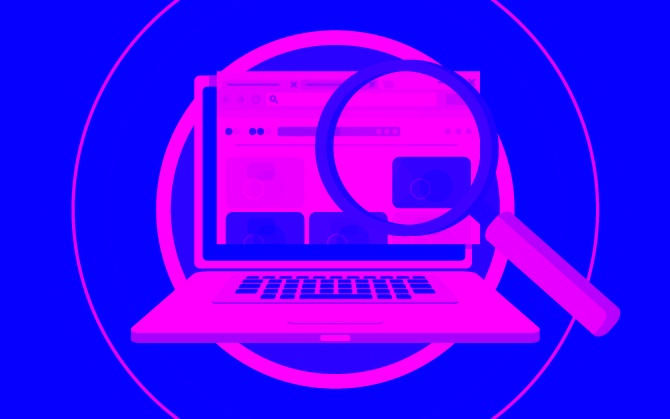
//> input picture OpenMP/images/export.jpeg, 670 x 419 px
$ ./test images/export.jpeg   (built with g++ and OpenCV 4)
//> lines starting //> are read from the running program, lines starting //| are printed output that depends on the picture
#include <stdio.h>
#include <iostream>
#include <opencv2/opencv.hpp>
#include <omp.h>
#include <sys/time.h>

using namespace cv;

Mat *get_sharpen_image(Mat *, Mat *, Mat *, Mat *, int , Size  );
Mat *get_blur_image(Mat *, Mat *, int , Size );
Mat *get_high_pass_image(Mat *, Mat *, Mat *, int , Size );

int main(int argc, char** argv )
{
    // Declare the variables for time measurement
    struct timeval tval_before, tval_after, tval_result;

    Mat image;
    Mat *result_sharpen;
    Mat imageChannel[3];
    Mat imageBlur[3];
    Mat imageHighPass[3];
    Mat imageSharpen[3];

    Mat saveImage;
    Size frameSize;

    std::vector<Mat> mChannels;

    if ( argc != 2 ){
        printf("usage: DisplayImage.out <Image_Path>\n");
        return -1;
    }
    // Get start time
    gettimeofday(&tval_before, NULL);

    image = imread(argv[1], 1);
//> image is the input picture: 419 rows x 670 cols, CV_8UC3; mean B, G, R 253.7, 0.8, 74.5
    frameSize = image.size();
//> frameSize = Size(670, 419)

    if ( !image.data ){
        printf("No image data \n");
        return -1;
    }

    split(image, imageChannel);
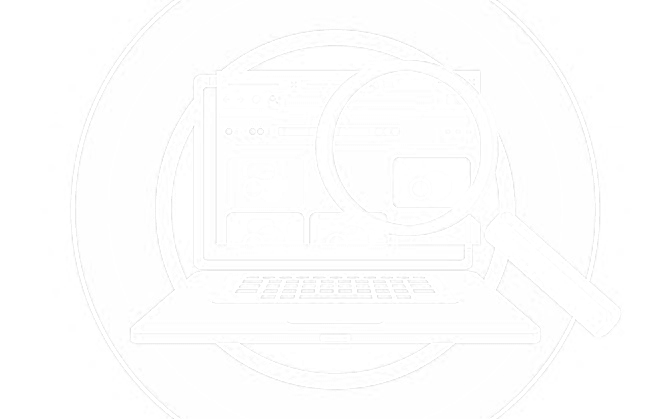
//> imageChannel[0]: 419 rows x 670 cols, CV_8UC1; min 214, max 255, mean 253.7
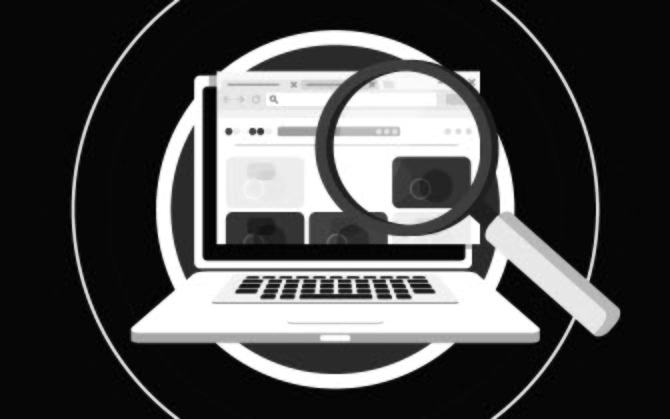
//> imageChannel[2]: 419 rows x 670 cols, CV_8UC1; min 0, max 255, mean 74.5
    split(image, imageBlur);
    split(image, imageHighPass);
    split(image, imageSharpen);

    result_sharpen = get_sharpen_image(imageChannel, imageBlur, imageHighPass, imageSharpen, 4, frameSize);
//> after the loop in get_high_pass_image, `for(int i = 0; i < frameSize.height; i++)`:
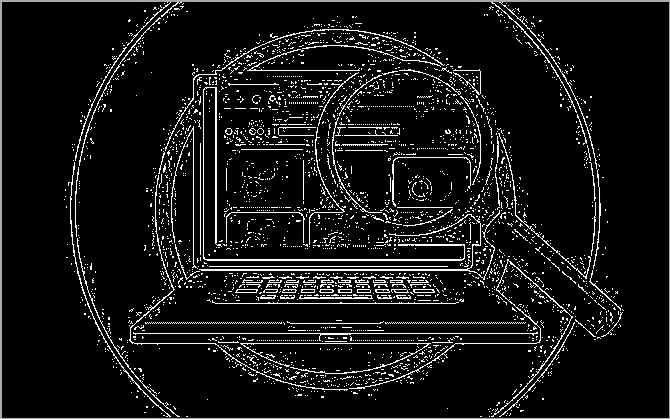
//> imageHighPass: 419 rows x 670 cols, CV_8UC1; min 0, max 255, mean 21
//> after the loop in get_sharpen_image, `for(int i = 0; i < frameSize.height; i++)`:
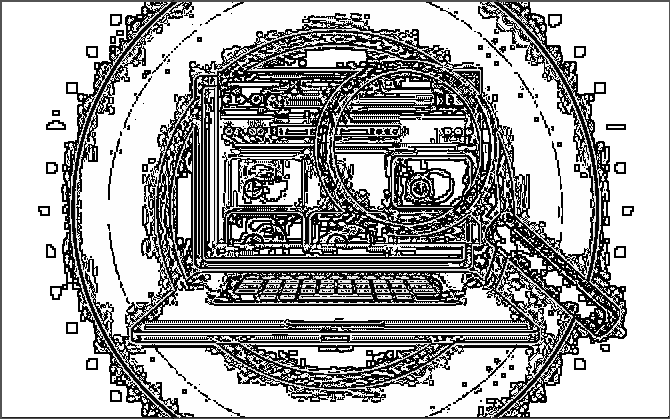
//> sharpen_image: 419 rows x 670 cols, CV_8UC1; min 0, max 255, mean 171.5
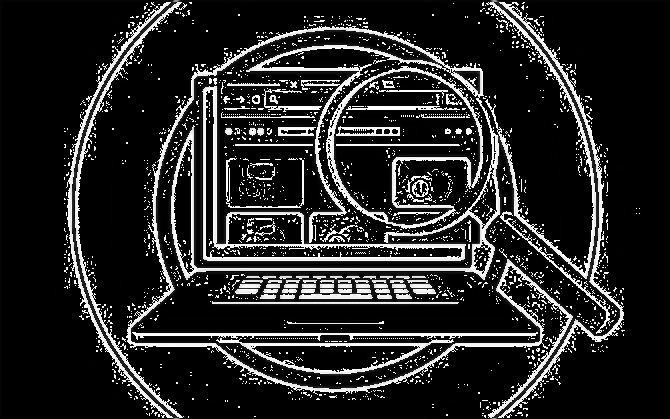
//> imageHighPass[2]: 419 rows x 670 cols, CV_8UC1; min 0, max 255, mean 38.6
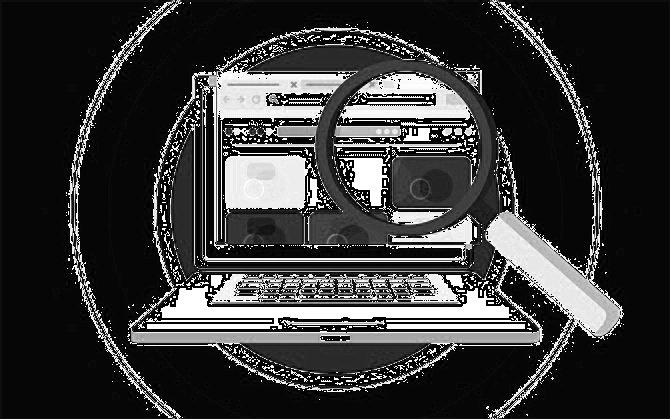
//> imageSharpen[2]: 419 rows x 670 cols, CV_8UC1; min 0, max 255, mean 55.7
    // Calcular los tiempos en tval_result
    //  Get end time
    gettimeofday(&tval_after, NULL);

    timersub(&tval_after, &tval_before, &tval_result);
    /*Imprimir informe*/
    printf("------------------------------------------------------------------------------\n");
    printf("Tiempo de ejecución: %ld.%06ld s \n", (long int)tval_result.tv_sec, (long int)tval_result.tv_usec);

    mChannels = {result_sharpen[0],result_sharpen[1],result_sharpen[2]};

    merge(mChannels, saveImage);
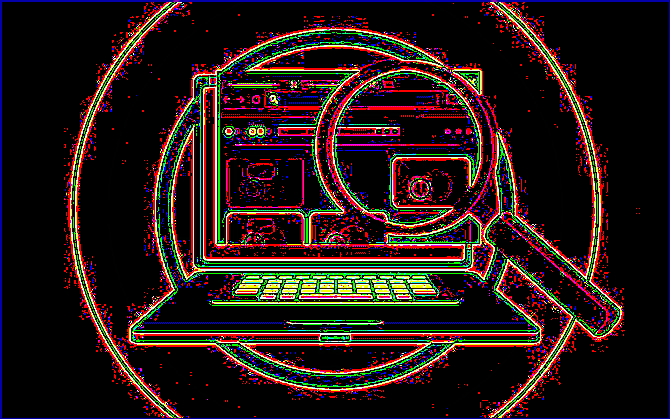
//> saveImage: 419 rows x 670 cols, CV_8UC3; mean B, G, R 21, 23.3, 38.6

    if(imwrite("sharpen.png", saveImage) == false){
        std::cout << "Saving fail"<<std::endl;
        return -1;
    }

    imshow("Sharpen image", saveImage);

    waitKey(0);

    return 0;
}

Mat *get_sharpen_image(Mat *original_image, Mat *blur_image, Mat *high_pass_image, Mat *sharpen_image, int num_threads, Size frameSize ){

    blur_image = get_blur_image(original_image, blur_image, num_threads, frameSize);
    high_pass_image = get_high_pass_image(original_image, blur_image, high_pass_image, num_threads, frameSize);

    int k = 2;
    for(int i = 0; i < frameSize.height; i++){
        for(int j = 0; j < frameSize.width; j++){
            sharpen_image[0].at<uchar>(i,j) = original_image[0].at<uchar>(i,j) + (k * high_pass_image[0].at<uchar>(i,j));
            sharpen_image[1].at<uchar>(i,j) = original_image[1].at<uchar>(i,j) + (k * high_pass_image[1].at<uchar>(i,j));
            sharpen_image[2].at<uchar>(i,j) = original_image[2].at<uchar>(i,j) + (k * high_pass_image[2].at<uchar>(i,j));
        }
    }

    return high_pass_image;
}

Mat *get_blur_image(Mat *imageChannel, Mat *imageBlur, int thread_count, Size frameSize){
    int filterBlur[25] = {1,4,7,4,1,4,16,26,16,4,7,26,41,26,7,4,16,26,16,4,1,4,7,4,1};
    #pragma omp parallel num_threads(thread_count)
    {
        for(int i = 0; i < frameSize.height; i++){
                #pragma omp for
                for(int j = 0; j < frameSize.width; j++){
                    if(i <= 1 || j <= 1 || i >= frameSize.height - 1 || j >= frameSize.width - 1 ){
                        //Blue
                        imageBlur[0].at<uchar>(i,j) = imageChannel[0].at<uchar>(i,j)/3;
                        //Green
                        imageBlur[1].at<uchar>(i,j) = imageChannel[1].at<uchar>(i,j)/3;
                        //Red
                        imageBlur[2].at<uchar>(i,j) = imageChannel[2].at<uchar>(i,j)/3;
                    }else{
                        int positionFilter = 0;
                        int blueBlur = 0;
                        int greenBlur = 0;
                        int redBlur = 0;
                        for(int k = -2; k <= 2 ; k++){
                            for(int l = -2; l <= 2; l++){
                                blueBlur += imageChannel[0].at<uchar>(i+k,j+l) * filterBlur[positionFilter];
                                greenBlur += imageChannel[1].at<uchar>(i+k,j+l) * filterBlur[positionFilter];
                                redBlur += imageChannel[2].at<uchar>(i+k,j+l) * filterBlur[positionFilter];
                                positionFilter++;
                            }
                        }
                        imageBlur[0].at<uchar>(i,j) = (int) blueBlur / 273;
                        imageBlur[1].at<uchar>(i,j) = (int) greenBlur / 273;
                        imageBlur[2].at<uchar>(i,j) = (int) redBlur / 273;

                    }
                }
            }
    }
    return imageBlur;
}

Mat *get_high_pass_image(Mat *imageChannel, Mat *imageBlur, Mat *imageHighPass, int num_threads, Size frameSize){
    for(int i = 0; i < frameSize.height; i++){
        for(int j = 0; j < frameSize.width; j++){
            imageHighPass[0].at<uchar>(i,j) = imageChannel[0].at<uchar>(i,j) - imageBlur[0].at<uchar>(i,j);
            imageHighPass[1].at<uchar>(i,j) = imageChannel[1].at<uchar>(i,j) - imageBlur[1].at<uchar>(i,j);
            imageHighPass[2].at<uchar>(i,j) = imageChannel[2].at<uchar>(i,j) - imageBlur[2].at<uchar>(i,j);
        }
    }
    return imageHighPass;
}
